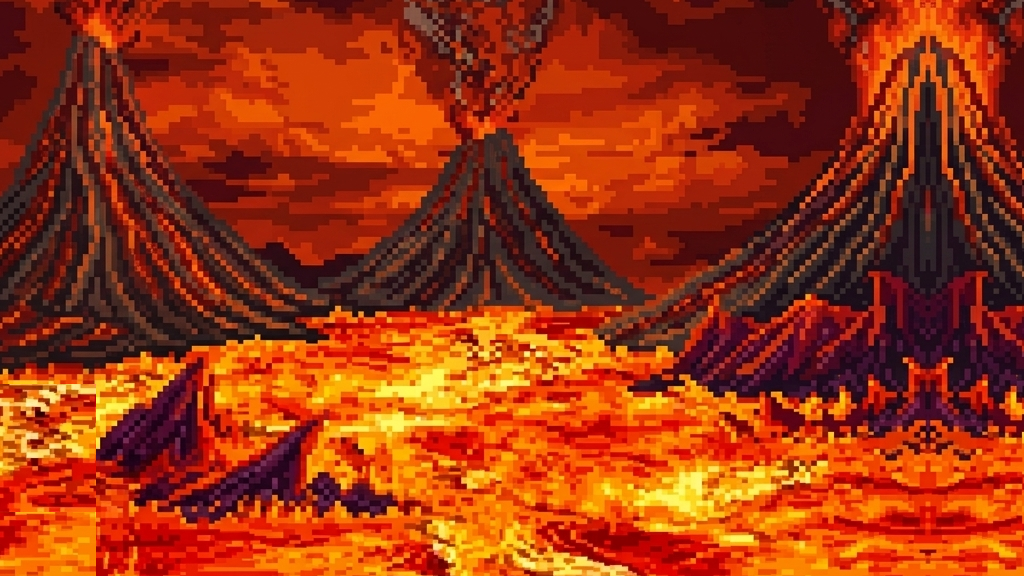

Below is a game level as drawn by its tile map, then a one-line description and the .tmx file that defines it, in full:
An orthogonal 32x18 tile map with 32x32 px tiles, 1 tile layer (Capa de patrones 1).

<map version="1.10" tiledversion="1.12.1" orientation="orthogonal" renderorder="right-down" width="32" height="18" tilewidth="32" tileheight="32" infinite="0" nextlayerid="2" nextobjectid="1">
 <tileset firstgid="1" source="ImagenInfierno.tsx" />
 <layer id="1" name="Capa de patrones 1" width="32" height="18">
  <data encoding="csv">
98,99,100,101,102,103,104,105,106,107,108,109,110,111,112,113,114,115,116,117,118,119,120,121,122,123,124,125,126,2147483774,2147483773,2147483772,
140,141,142,143,144,145,146,147,148,149,150,151,152,153,154,155,156,157,158,159,160,161,162,163,164,165,166,167,168,2147483816,2147483815,2147483814,
182,183,184,185,186,187,188,189,190,191,192,193,194,195,196,197,198,199,200,201,202,203,204,205,206,207,208,209,210,2147483858,2147483857,2147483856,
224,225,226,227,228,229,230,231,232,233,234,235,236,237,238,239,240,241,242,243,244,245,246,247,248,249,250,251,252,2147483900,2147483899,2147483898,
266,267,268,269,270,271,272,273,274,275,276,277,278,279,280,281,282,283,284,285,286,287,288,289,290,291,292,293,294,2147483942,2147483941,2147483940,
308,309,310,311,312,313,314,315,316,317,318,319,320,321,322,323,324,325,326,327,328,329,330,331,332,333,334,335,336,2147483984,2147483983,2147483982,
350,351,352,353,354,355,356,357,358,359,360,361,362,363,364,365,366,367,368,369,370,371,372,373,374,375,376,377,378,2147484026,2147484025,2147484024,
392,393,394,395,396,397,398,399,400,401,402,403,404,405,406,407,408,409,410,411,412,413,414,415,416,417,418,419,420,2147484068,2147484067,2147484066,
434,435,436,437,438,439,440,441,442,443,444,445,446,447,448,449,450,451,452,453,454,455,456,457,458,459,460,461,462,2147484110,2147484109,2147484108,
476,477,478,479,480,481,482,483,484,485,486,487,488,489,490,491,492,493,494,495,496,497,498,499,500,501,502,503,504,2147484152,2147484151,2147484150,
518,519,520,521,522,523,524,525,526,527,528,529,530,531,532,533,534,535,536,537,538,539,540,541,542,543,544,545,546,2147484194,2147484193,2147484192,
560,561,562,563,564,565,566,567,568,569,570,571,572,573,574,575,576,577,578,579,580,581,582,583,584,585,586,587,588,2147484236,2147484235,2147484234,
871,872,873,605,606,607,608,609,610,611,612,613,614,615,616,617,618,619,620,621,622,623,624,625,626,627,628,629,630,2147484278,2147484277,2147484276,
913,914,915,647,648,649,650,651,652,653,654,655,656,657,658,659,660,661,662,663,664,665,666,667,668,669,670,671,672,2147484320,2147484319,2147484318,
955,956,957,689,690,691,692,693,694,695,696,697,698,699,700,701,702,703,704,705,706,707,708,709,710,711,712,713,714,2147484362,2147484361,2147484360,
997,998,999,731,732,733,734,735,736,737,738,739,740,741,742,743,744,745,746,747,748,749,750,751,752,753,754,755,756,2147484404,2147484403,2147484402,
834,835,836,773,774,775,776,777,778,779,780,781,782,783,784,785,786,787,788,789,790,791,792,793,794,795,796,797,798,2147484446,2147484445,2147484444,
876,877,878,815,816,817,818,819,820,821,822,823,824,825,826,827,828,829,830,831,832,833,834,835,836,837,838,839,840,2147484488,2147484487,2147484486
</data>
 </layer>
</map>
